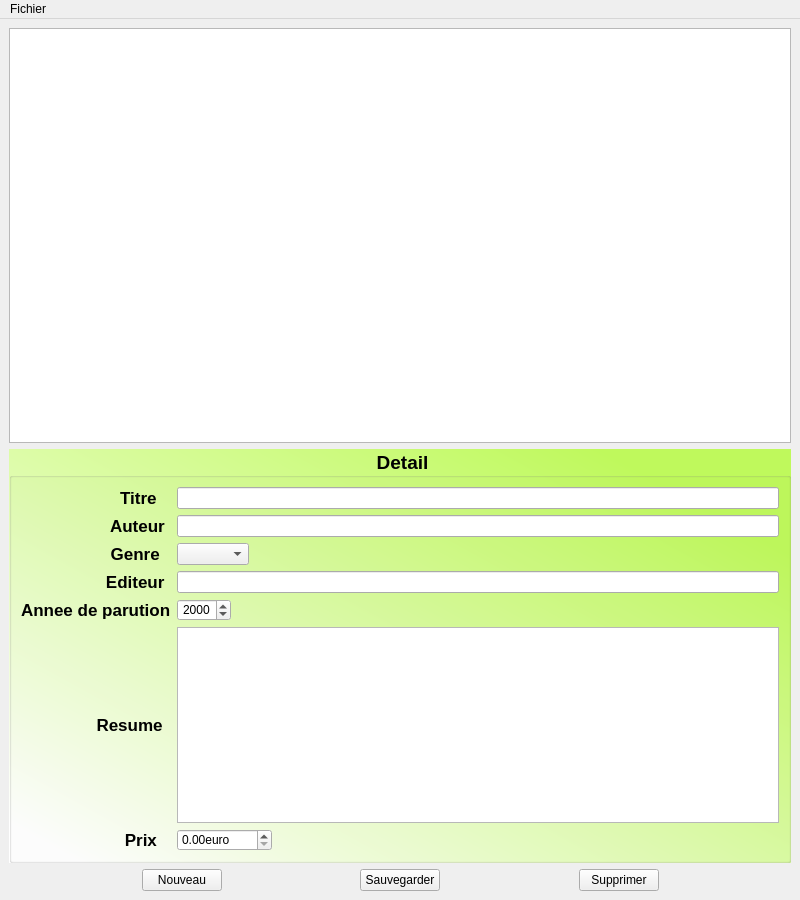
<?xml version="1.0" encoding="UTF-8"?>
<ui version="4.0">
 <class>main_window_biblioApp</class>
 <widget class="QMainWindow" name="main_window_biblioApp">
  <property name="geometry">
   <rect>
    <x>0</x>
    <y>0</y>
    <width>800</width>
    <height>900</height>
   </rect>
  </property>
  <property name="font">
   <font>
    <pointsize>14</pointsize>
    <weight>75</weight>
    <bold>true</bold>
   </font>
  </property>
  <property name="windowTitle">
   <string>MainWindow</string>
  </property>
  <property name="windowIcon">
   <iconset>
    <normaloff>icons/png/001-search.png</normaloff>icons/png/001-search.png</iconset>
  </property>
  <property name="styleSheet">
   <string notr="true">#centralwidget, #groupBox{
 background-color:qlineargradient(spread:pad, x1:0.936, y1:0.188, x2:0.091, y2:1, stop:0 rgba(191, 249, 92, 255), stop:1 rgba(255, 255, 255, 255))
}


</string>
  </property>
  <widget class="QWidget" name="centralWidget">
   <property name="styleSheet">
    <string notr="true"/>
   </property>
   <layout class="QGridLayout" name="gridLayout_2">
    <item row="0" column="0">
     <widget class="QTreeView" name="treeViewLivres"/>
    </item>
    <item row="1" column="0">
     <widget class="QGroupBox" name="groupBox">
      <property name="font">
       <font>
        <pointsize>14</pointsize>
        <weight>75</weight>
        <bold>true</bold>
       </font>
      </property>
      <property name="styleSheet">
       <string notr="true"/>
      </property>
      <property name="title">
       <string>Detail</string>
      </property>
      <property name="alignment">
       <set>Qt::AlignCenter</set>
      </property>
      <layout class="QGridLayout" name="gridLayout">
       <item row="0" column="0">
        <widget class="QLabel" name="label">
         <property name="font">
          <font>
           <pointsize>13</pointsize>
           <weight>75</weight>
           <bold>true</bold>
          </font>
         </property>
         <property name="text">
          <string>                     Titre</string>
         </property>
        </widget>
       </item>
       <item row="0" column="1">
        <widget class="QLineEdit" name="lineEditTitre"/>
       </item>
       <item row="1" column="0">
        <widget class="QLabel" name="label_2">
         <property name="font">
          <font>
           <pointsize>13</pointsize>
           <weight>75</weight>
           <bold>true</bold>
          </font>
         </property>
         <property name="text">
          <string>                   Auteur</string>
         </property>
        </widget>
       </item>
       <item row="1" column="1">
        <widget class="QLineEdit" name="lineEditAuteur"/>
       </item>
       <item row="2" column="0">
        <widget class="QLabel" name="label_3">
         <property name="font">
          <font>
           <pointsize>13</pointsize>
           <weight>75</weight>
           <bold>true</bold>
          </font>
         </property>
         <property name="text">
          <string>                   Genre</string>
         </property>
        </widget>
       </item>
       <item row="2" column="1">
        <layout class="QHBoxLayout" name="horizontalLayout_4">
         <item>
          <widget class="QComboBox" name="comboBoxGenre"/>
         </item>
         <item>
          <spacer name="horizontalSpacer">
           <property name="orientation">
            <enum>Qt::Horizontal</enum>
           </property>
           <property name="sizeHint" stdset="0">
            <size>
             <width>40</width>
             <height>20</height>
            </size>
           </property>
          </spacer>
         </item>
        </layout>
       </item>
       <item row="3" column="0">
        <widget class="QLabel" name="label_4">
         <property name="font">
          <font>
           <pointsize>13</pointsize>
           <weight>75</weight>
           <bold>true</bold>
          </font>
         </property>
         <property name="text">
          <string>                  Editeur</string>
         </property>
        </widget>
       </item>
       <item row="3" column="1">
        <widget class="QLineEdit" name="lineEditEditeur"/>
       </item>
       <item row="4" column="0">
        <widget class="QLabel" name="label_5">
         <property name="font">
          <font>
           <pointsize>13</pointsize>
           <weight>75</weight>
           <bold>true</bold>
          </font>
         </property>
         <property name="text">
          <string>Annee de parution</string>
         </property>
        </widget>
       </item>
       <item row="4" column="1">
        <layout class="QHBoxLayout" name="horizontalLayout_3">
         <item>
          <widget class="QDateEdit" name="dateEditAnnee">
           <property name="alignment">
            <set>Qt::AlignRight|Qt::AlignTrailing|Qt::AlignVCenter</set>
           </property>
           <property name="displayFormat">
            <string>yyyy</string>
           </property>
          </widget>
         </item>
         <item>
          <spacer name="horizontalSpacer_2">
           <property name="orientation">
            <enum>Qt::Horizontal</enum>
           </property>
           <property name="sizeHint" stdset="0">
            <size>
             <width>40</width>
             <height>20</height>
            </size>
           </property>
          </spacer>
         </item>
        </layout>
       </item>
       <item row="5" column="0">
        <widget class="QLabel" name="label_6">
         <property name="font">
          <font>
           <pointsize>13</pointsize>
           <weight>75</weight>
           <bold>true</bold>
          </font>
         </property>
         <property name="text">
          <string>                Resume</string>
         </property>
        </widget>
       </item>
       <item row="5" column="1">
        <widget class="QPlainTextEdit" name="plainTextEditResume"/>
       </item>
       <item row="6" column="1">
        <layout class="QHBoxLayout" name="horizontalLayout_2">
         <item>
          <widget class="QDoubleSpinBox" name="doubleSpinBoxPrix">
           <property name="suffix">
            <string>euro</string>
           </property>
           <property name="maximum">
            <double>9999.989999999999782</double>
           </property>
          </widget>
         </item>
         <item>
          <spacer name="horizontalSpacer_3">
           <property name="orientation">
            <enum>Qt::Horizontal</enum>
           </property>
           <property name="sizeHint" stdset="0">
            <size>
             <width>40</width>
             <height>20</height>
            </size>
           </property>
          </spacer>
         </item>
        </layout>
       </item>
       <item row="6" column="0">
        <widget class="QLabel" name="label_7">
         <property name="font">
          <font>
           <pointsize>13</pointsize>
           <weight>75</weight>
           <bold>true</bold>
          </font>
         </property>
         <property name="text">
          <string>                      Prix</string>
         </property>
        </widget>
       </item>
      </layout>
     </widget>
    </item>
    <item row="2" column="0">
     <layout class="QHBoxLayout" name="horizontalLayout">
      <item>
       <spacer name="horizontalSpacer_4">
        <property name="orientation">
         <enum>Qt::Horizontal</enum>
        </property>
        <property name="sizeHint" stdset="0">
         <size>
          <width>40</width>
          <height>20</height>
         </size>
        </property>
       </spacer>
      </item>
      <item>
       <widget class="QPushButton" name="pushButtonNouveau">
        <property name="text">
         <string>Nouveau</string>
        </property>
       </widget>
      </item>
      <item>
       <spacer name="horizontalSpacer_5">
        <property name="orientation">
         <enum>Qt::Horizontal</enum>
        </property>
        <property name="sizeHint" stdset="0">
         <size>
          <width>78</width>
          <height>20</height>
         </size>
        </property>
       </spacer>
      </item>
      <item>
       <widget class="QPushButton" name="pushButtonSauvegarder">
        <property name="text">
         <string>Sauvegarder</string>
        </property>
       </widget>
      </item>
      <item>
       <spacer name="horizontalSpacer_6">
        <property name="orientation">
         <enum>Qt::Horizontal</enum>
        </property>
        <property name="sizeHint" stdset="0">
         <size>
          <width>118</width>
          <height>20</height>
         </size>
        </property>
       </spacer>
      </item>
      <item>
       <widget class="QPushButton" name="pushButtonSupprimer">
        <property name="text">
         <string>Supprimer</string>
        </property>
       </widget>
      </item>
      <item>
       <spacer name="horizontalSpacer_7">
        <property name="orientation">
         <enum>Qt::Horizontal</enum>
        </property>
        <property name="sizeHint" stdset="0">
         <size>
          <width>40</width>
          <height>20</height>
         </size>
        </property>
       </spacer>
      </item>
     </layout>
    </item>
   </layout>
  </widget>
  <widget class="QMenuBar" name="menuBar">
   <property name="geometry">
    <rect>
     <x>0</x>
     <y>0</y>
     <width>800</width>
     <height>22</height>
    </rect>
   </property>
   <widget class="QMenu" name="menuFichier">
    <property name="title">
     <string>Fichier</string>
    </property>
    <addaction name="actionQuitter"/>
    <addaction name="separator"/>
   </widget>
   <addaction name="menuFichier"/>
  </widget>
  <action name="actionQuitter">
   <property name="text">
    <string>Quitter</string>
   </property>
  </action>
 </widget>
 <resources/>
 <connections/>
</ui>
